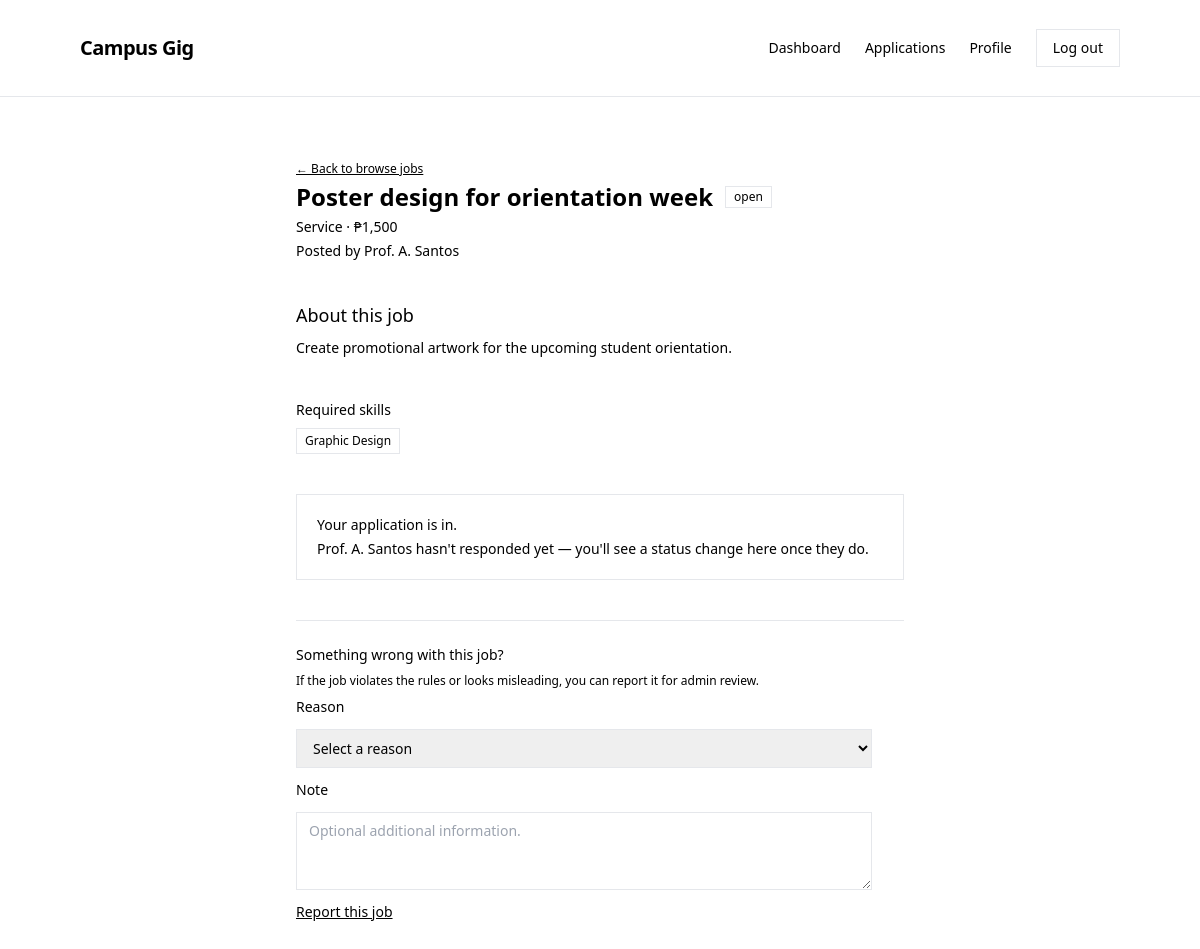
/freelancer/job-detail.php?jobId=job-101 (signed in), run on the app's committed database.
### tables this page shows
CREATE TABLE jobs (
	id VARCHAR(64) NOT NULL,
	client_id VARCHAR(64) NOT NULL,
	title VARCHAR(200) NOT NULL,
	job_type VARCHAR(60) NOT NULL,
	budget DECIMAL(10, 2) NOT NULL DEFAULT 0.00,
	description TEXT NOT NULL,
	status ENUM('open', 'closed', 'completed') NOT NULL DEFAULT 'open',
	deadline DATE NULL,
	posted_at DATETIME NOT NULL DEFAULT CURRENT_TIMESTAMP,
	PRIMARY KEY (id),
	KEY idx_jobs_client (client_id),
	KEY idx_jobs_status (status),
	CONSTRAINT fk_jobs_client FOREIGN KEY (client_id) REFERENCES users (id)
		ON DELETE RESTRICT ON UPDATE CASCADE
);

CREATE TABLE users (
	id VARCHAR(64) NOT NULL,
	role ENUM('admin', 'client', 'freelancer') NOT NULL,
	full_name VARCHAR(150) NOT NULL,
	email VARCHAR(255) NOT NULL,
	password_hash VARCHAR(255) NOT NULL,
	created_at TIMESTAMP NOT NULL DEFAULT CURRENT_TIMESTAMP,
	PRIMARY KEY (id),
	UNIQUE KEY uq_users_email (email)
);

CREATE TABLE skills (
	id VARCHAR(64) NOT NULL,
	name VARCHAR(100) NOT NULL,
	PRIMARY KEY (id),
	UNIQUE KEY uq_skills_name (name)
);

### classes/Freelancer.php (called while the page is built, shortened)
<?php
final class Freelancer
{
    public function job(string $jobId): ?array
    {
        $statement = $this->db->prepare(
            'SELECT jobs.id, jobs.title, jobs.job_type AS jobType, jobs.budget,
                    jobs.client_id AS clientId, users.full_name AS clientName,
                    jobs.status, jobs.description, jobs.deadline
             FROM jobs INNER JOIN users ON users.id = jobs.client_id WHERE jobs.id = ?'
        );
        $statement->bind_param('s', $jobId);
        $statement->execute();
        $job = $statement->get_result()->fetch_assoc() ?: null;
        if ($job) {
            $statement = $this->db->prepare(
                'SELECT skills.id, skills.name FROM job_skills
                 INNER JOIN skills ON skills.id = job_skills.skill_id
                 WHERE job_skills.job_id = ? ORDER BY skills.name'
            );
            $statement->bind_param('s', $jobId);
            $statement->execute();
            $job['skills'] = $statement->get_result()->fetch_all(MYSQLI_ASSOC);
        }
        return $job;
    }
    public function application(string $freelancerId, string $jobId): ?array
    {
        $statement = $this->db->prepare(
            'SELECT applications.id, applications.job_id AS jobId, applications.title,
                    applications.message, applications.status, applications.applied_at AS appliedAt,
                    jobs.title AS jobTitle, jobs.client_id AS clientId, users.full_name AS clientName
             FROM applications INNER JOIN jobs ON jobs.id = applications.job_id
             INNER JOIN users ON users.id = jobs.client_id
             WHERE applications.freelancer_id = ? AND applications.job_id = ? LIMIT 1'
        );
        $statement->bind_param('ss', $freelancerId, $jobId);
        $statement->execute();
        $application = $statement->get_result()->fetch_assoc() ?: null;
        return $application;
    }
}

### includes/functions.php (called while the page is built, shortened)
<?php
function e(string $text): string {
    return htmlspecialchars($text, ENT_QUOTES, 'UTF-8');
}
function money($value) {
    return is_numeric($value) ? number_format((float)$value) : $value;
}
?>

### freelancer/job-detail.php (the view, shortened to what this page needs)
<?php
require_once __DIR__ . '/../config/database.php';
require_once __DIR__ . '/../classes/Freelancer.php';
require_once __DIR__ . '/../includes/functions.php';
$freelancerService = new Freelancer($db);
$currentUser = $_SESSION['currentUser'] ?? null;
$jobId = $_GET['jobId'] ?? '';
$job = $freelancerService->job($jobId);
if (!$job) {
    http_response_code(404);
    $pageError = 'Job not found.';
} else {
    $pageError = '';
}
$application = $job
    ? $freelancerService->application($currentUser['id'], $job['id'])
    : null;
?>
<!DOCTYPE html>
<html lang="en">
<head>
    <script src="https://cdn.tailwindcss.com"></script>
</head>
<body class="min-h-screen flex flex-col">
<header class="w-full border-b">
    <div class="max-w-[1440px] mx-auto px-20 h-24 flex items-center justify-between">
        <a href="../index.php" class="text-xl font-semibold tracking-tight">Campus Gig</a>
        <div class="flex items-center gap-6">
        <nav aria-label="Freelancer navigation" class="flex items-center gap-6">
            <a href="dashboard.php" class="text-sm">Dashboard</a>
            <a href="applications.php" class="text-sm">Applications</a>
            <a href="profile.php" class="text-sm">Profile</a>
        </nav>
        <form method="POST" action="">
            <button type="submit" class="text-sm px-4 py-2 border">Log out</button>
        </form>
        </div>
    </div>
</header>
<main class="flex-1">
    <div class="max-w-3xl mx-auto px-20 py-16 flex flex-col gap-10">
        <?php if (!$job): ?>
            <p role="alert" class="text-sm"><?= e($pageError) ?></p>
        <?php else: ?>
            <div class="flex flex-col gap-1">
                <a href="../jobs/index.php?role=freelancer" class="text-xs self-start underline">
                    ← Back to browse jobs
                </a>
                <div class="flex flex-wrap items-center gap-3">
                    <h1 class="text-2xl font-semibold"><?= e($job['title']) ?></h1>
                    <span class="text-xs border px-2 py-0.5"><?= e($job['status']) ?></span>
                </div>
                <p class="text-sm">
                    <?= e($job['jobType']) ?> · ₱<?= e(money($job['budget'])) ?>
                </p>
                <p class="text-sm">
                    Posted by <span class="font-medium"><?= e($job['clientName']) ?></span>
                </p>
            </div>
            <?php if (!empty($job['description'])): ?>
                <section class="flex flex-col gap-2">
                    <h2 class="text-lg font-medium">About this job</h2>
                    <p class="text-sm leading-relaxed"><?= e($job['description']) ?></p>
                </section>
            <?php endif; ?>
            <?php if (!empty($job['skills'])): ?>
                <section class="flex flex-col gap-2">
                    <h2 class="text-sm font-medium">Required skills</h2>
                    <div class="flex flex-wrap gap-2">
                        <?php foreach ($job['skills'] as $skill): ?>
                            <span class="text-xs border px-2 py-1"><?= e($skill['name']) ?></span>
                        <?php endforeach; ?>
                    </div>
                </section>
            <?php endif; ?>
            <?php if (($application['status'] ?? '') === 'pending'): ?>
                <div class="border p-5 flex flex-col gap-1">
                    <p class="text-sm font-medium">Your application is in.</p>
                    <p class="text-sm">
                        <?= e($job['clientName']) ?> hasn't responded yet — you'll see a status change here once they do.
                    </p>
                </div>
            <?php endif; ?>
            <section aria-labelledby="report-job-heading"
                     class="border-t pt-6 flex flex-col gap-2">
                <h2 id="report-job-heading" class="text-sm font-medium">
                    Something wrong with this job?
                </h2>
                <p class="text-xs">
                    If the job violates the rules or looks misleading, you can report it for admin review.
                </p>
                <form method="POST" class="flex flex-col gap-3 max-w-xl">
                    <label for="reason" class="text-sm font-medium">Reason</label>
                    <select id="reason" name="reason" class="border px-3 py-2 text-sm" required>
                        <option value="">Select a reason</option>
                    </select>
                    <label for="note" class="text-sm font-medium">Note</label>
                    <textarea id="note" name="note" rows="3"
                              class="border px-3 py-2 text-sm"
                              placeholder="Optional additional information."></textarea>
                    <button type="submit" class="text-sm underline self-start">
                        Report this job
                    </button>
                </form>
            </section>
        <?php endif; ?>
    </div>
</main>
</body>
</html>

### data on the page
jobs: title "Poster design for orientation week", status "open", job_type "Service", budget "1,500", client.full_name "Prof. A. Santos", description "Create promotional artwork for the upcoming student orientation."
skills: name "Graphic Design"
